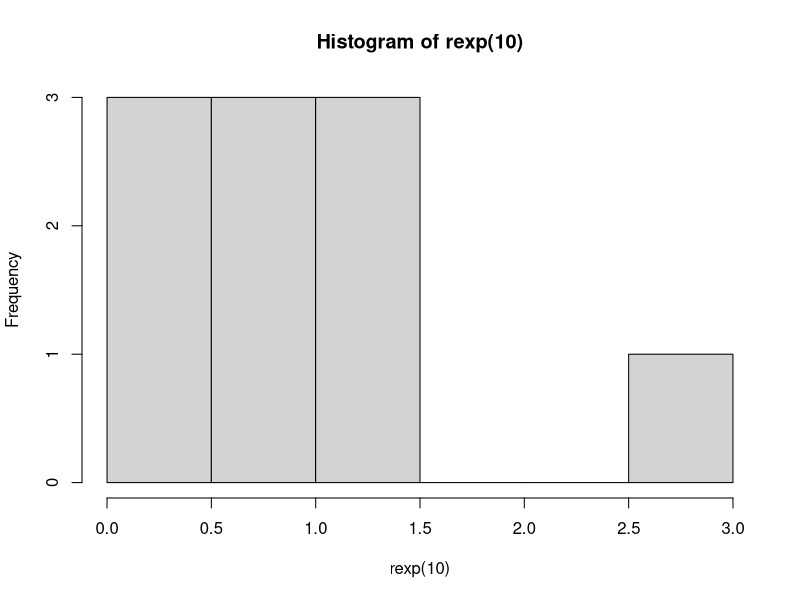
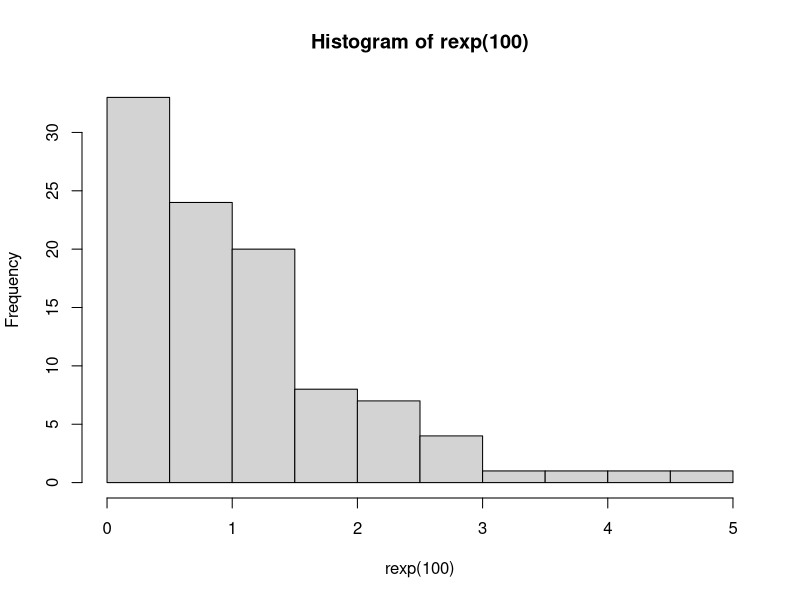
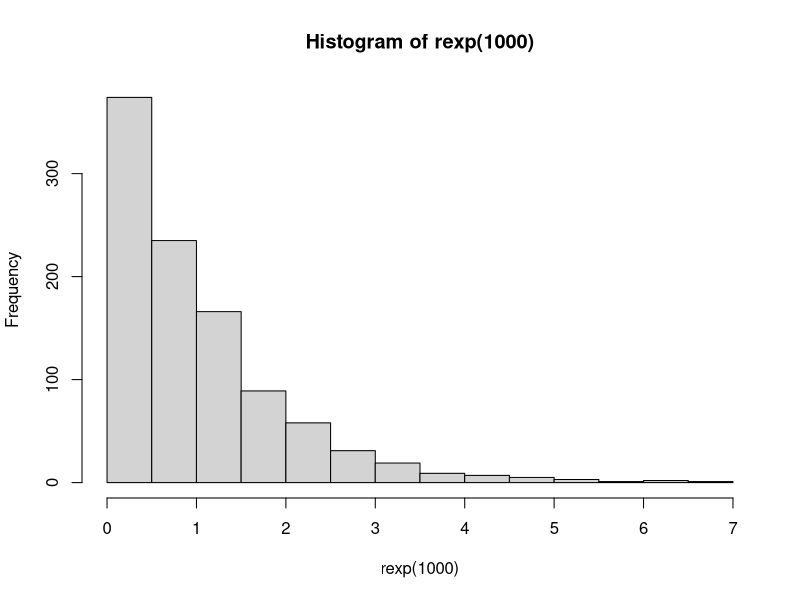
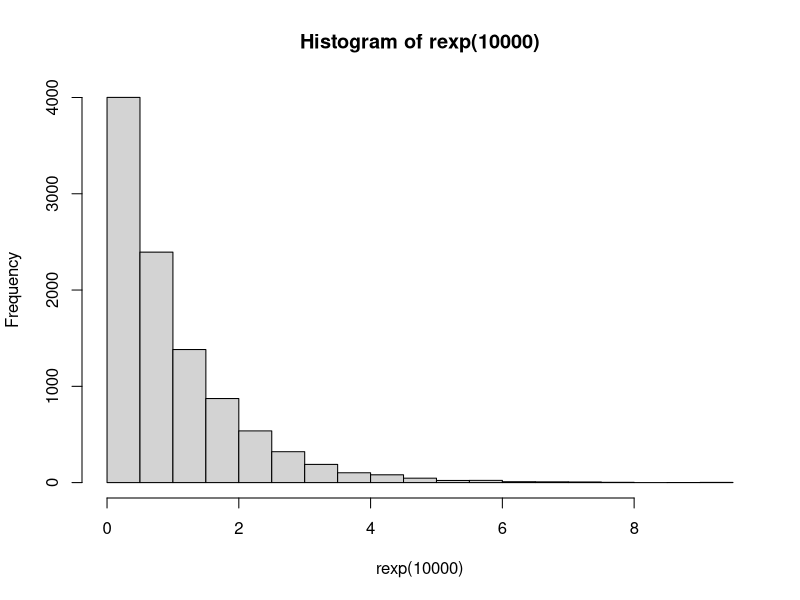

The R source for these figures, in order:
# Soal 5a
# Fungsi Probabilitas dari Distribusi Exponensial
# Diketahui lambda = 3
# Menggunakan seed(1) dan fungsi bawaan
set.seed(1)
rexp(3)

# Soal 5b
# Histogram dari Distribusi Exponensial untuk 10, 100, 1000 dan 10000 bilangan random
# Menggunakan fungsi hist() dan menghitung rexp sesuai ketentuan
hist(rexp(10))
hist(rexp(100))
hist(rexp(1000))
hist(rexp(10000))

# Soal 5c
# Nilai Rataan (??) dan Varian ( ??� ) dari Distribusi Exponensial untuk n = 100 dan ?? = 3
# Inisialiasi
lamda <- 3
# Mencari nilai rata-rata
rataan <- 1 / lamda
rataan
# Mencari nilai varian
varian <- 1 / (lamda * lamda)
varian
